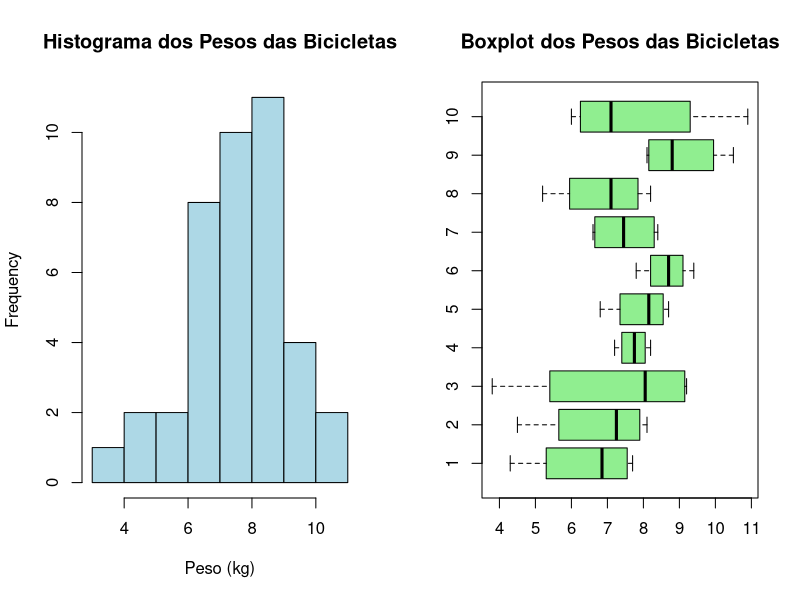
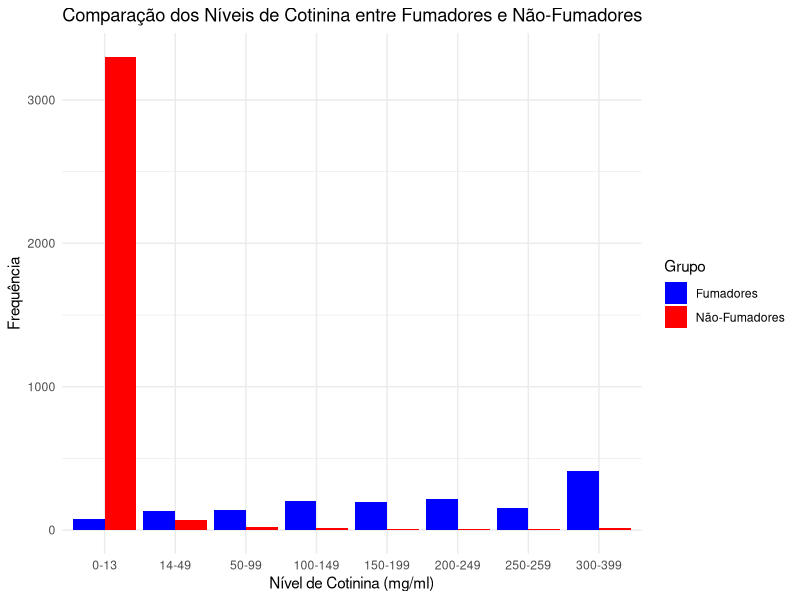

The R script that drew these images, in order:

#EXERCÍCIOS DA COLETÂNEA

#1 Exercício
data = matrix(
    
  #Valores da matrix
  c(4.3, 6.8, 9.2, 7.2, 8.7, 8.6, 6.6, 5.2, 8.1, 10.9,
    7.4, 4.5, 3.8, 7.6, 6.8, 7.8, 8.4, 7.5, 10.5, 6.0,
    7.7, 8.1, 7.0, 8.2, 8.4, 8.8, 6.7, 8.2, 9.4, 7.7,
    6.3, 7.7, 9.1, 7.9, 7.9, 9.4, 8.2, 6.7, 8.2, 6.5),
  
  nrow = 4,
  
  ncol = 10,
  
  byrow = TRUE
  
)

#a)
media <- mean(data)
mediana <- median(data)
moda <- as.numeric(names(sort(data, decreasing = TRUE))[1])
variancia <- var(data)
desvio_padrao <- sd(data)
maximo <- max(data)
minimo <- min(data)
quartis <- quantile(data)

cat("Média:", media, "\n")
cat("Mediana:", mediana, "\n")
cat("Moda:", moda, "\n")
cat("Desvio Padrão:", desvio_padrao, "\n")
cat("Variância:", variancia, "\n")
cat("Mínimo:", minimo, "\n")
cat("Máximo:", maximo, "\n")
cat("Quartis:\n")
print(quartis)

#b)

Q1 <- quartis[2]
Q3 <- quartis[4]

amp <- Q3 - Q1

cat("Intervalo dos 25% menores pesos: até", Q1, "\n")
cat("Intervalo dos 75% menores pesos: até", Q3, "\n")
cat("Amplitude inter-quantil", amp, "\n")

#c)

quantil0_68 <- quantile(data, 0.68)
cat("0.68:", quantil0_68, "\n")

#d)

print("Diagrama de caule-folhas:")
stem(data)

#e)
par(mfrow=c(1,2)) # Configuração para exibir os gráficos lado a lado

# Histograma
hist(data, main="Histograma dos Pesos das Bicicletas", 
     xlab="Peso (kg)", col="lightblue", border="black")

# Boxplot
boxplot(data, main="Boxplot dos Pesos das Bicicletas", 
        col="lightgreen", horizontal=TRUE)

# Identificação de outliers
limite_inferior <- Q1 - 1.5 * amp
limite_superior <- Q3 + 1.5 * amp
outliers <- data[data < limite_inferior | data > limite_superior]

cat("Outliers identificados:", outliers, "\n")


#2 Exercício

#a) 
Nível_de_nicotina = c("0-13","14-49","50-99",
                        "100-149","150-199","200-249",
                        "250-259","300-399")
  
Fumadores = c(78, 133,142,
                206,197,220,
                151,412)
  
Nao_Fumadores = c(3300,72,23,
                    15,7,8,
                    9,11)
  

total_fumadores = sum(Fumadores)
total_nao_fumadores = sum(Nao_Fumadores)
total_geral = total_fumadores + total_nao_fumadores

freq_rel_fumadores = round(Fumadores/total_fumadores * 100, 2)
freq_rel_nao_fumadores = round(Nao_Fumadores/total_nao_fumadores*100, 2)

data = data.frame(
  Nível_de_nicotina,
  Fumadores,
  freq_rel_fumadores,
  Nao_Fumadores,
  freq_rel_nao_fumadores
)

data[nrow(data) + 1, ] <- c("Total", total_fumadores, 100, total_nao_fumadores, 100)

print(data)

#b)
library(ggplot2)

dados_hist <- data.frame(
  Intervalo = factor(rep(Nível_de_nicotina, 2), levels = Nível_de_nicotina),
  Frequencia = c(Fumadores, Nao_Fumadores),
  Grupo = rep(c("Fumadores", "Não-Fumadores"), each = length(Nível_de_nicotina))
)

# Criando o histograma comparativo
ggplot(dados_hist, aes(x = Intervalo, y = Frequencia, fill = Grupo)) +
  geom_bar(stat = "identity", position = "dodge") +
  labs(title = "Comparação dos Níveis de Cotinina entre Fumadores e Não-Fumadores",
       x = "Nível de Cotinina (mg/ml)",
       y = "Frequência") +
  scale_fill_manual(values = c("blue", "red")) +
  theme_minimal()

